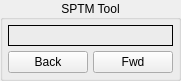
   <widget class="QGroupBox" name="gridGroupBox_2">
    <property name="geometry">
     <rect>
      <x>420</x>
      <y>5</y>
      <width>125</width>
      <height>81</height>
     </rect>
    </property>
    <property name="title">
     <string>SPTM Tool</string>
    </property>
    <property name="alignment">
     <set>Qt::AlignCenter</set>
    </property>
    <layout class="QGridLayout" name="gridLayout_5">
     <property name="leftMargin">
      <number>5</number>
     </property>
     <property name="topMargin">
      <number>5</number>
     </property>
     <property name="rightMargin">
      <number>5</number>
     </property>
     <property name="bottomMargin">
      <number>5</number>
     </property>
     <property name="spacing">
      <number>5</number>
     </property>
     <item row="1" column="0">
      <widget class="QPushButton" name="sptmSizeBackBtn">
       <property name="text">
        <string>Back</string>
       </property>
      </widget>
     </item>
     <item row="1" column="1">
      <widget class="QPushButton" name="sptmSizeFwdBtn">
       <property name="text">
        <string>Fwd</string>
       </property>
      </widget>
     </item>
     <item row="0" column="0" colspan="2">
      <widget class="QLabel" name="sptmSizeLbl">
       <property name="frameShape">
        <enum>QFrame::Box</enum>
       </property>
       <property name="text">
        <string/>
       </property>
       <property name="alignment">
        <set>Qt::AlignCenter</set>
       </property>
      </widget>
     </item>
    </layout>
   </widget>
